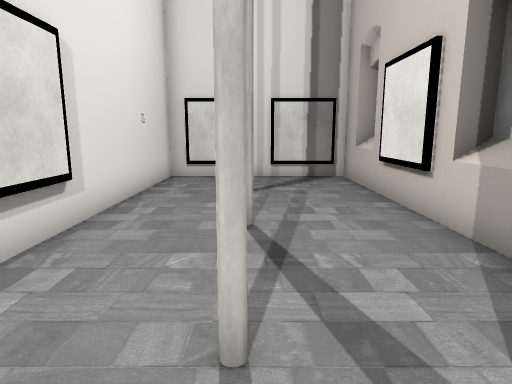
View 1 (above)

13 first-person views from a walk through a Unity game level. The camera is 1.5 m above the floor, tilts 10° down and sees 75° across. The floor is counted in squares, 1 m on a side. Each view is taken from the middle of a square. On the plan, view 1 faces up. The plan holds only what a view shows up to about 15 squares ahead; the rest is blank. The place goes on beyond the plan. The player character is not drawn. Some surface patterns are stand-ins.

View 2
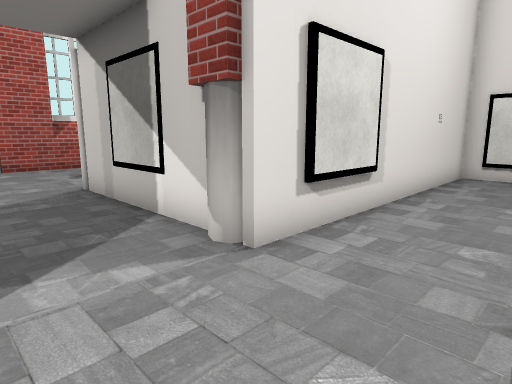

View 3
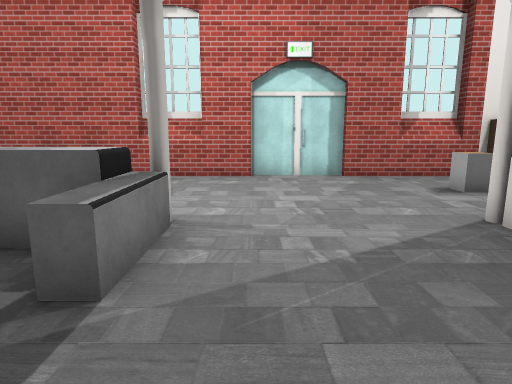

View 4
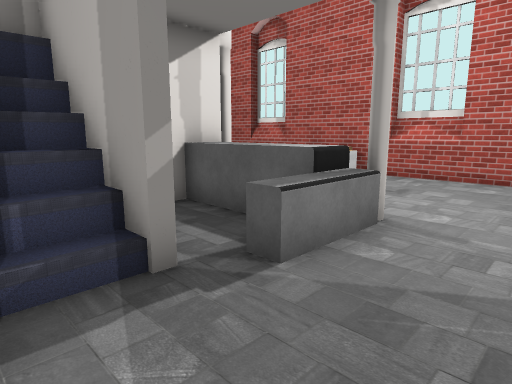

View 5
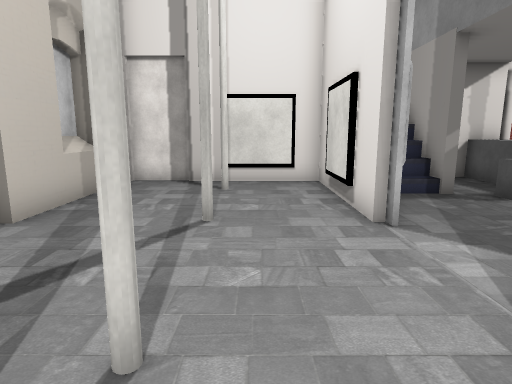

View 6
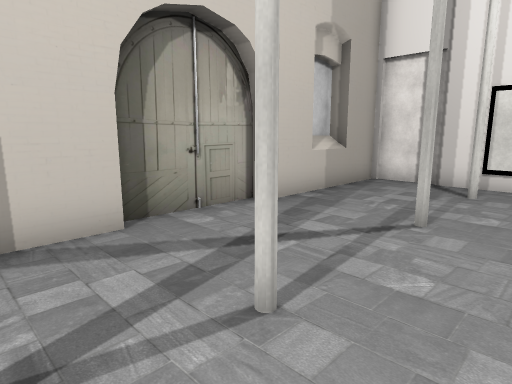

View 7
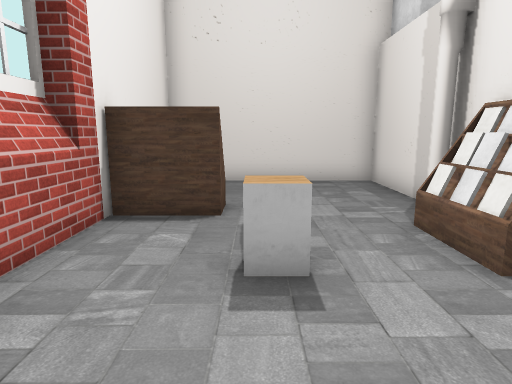

View 8
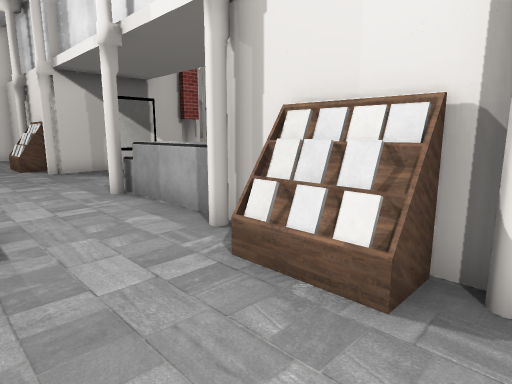

View 9
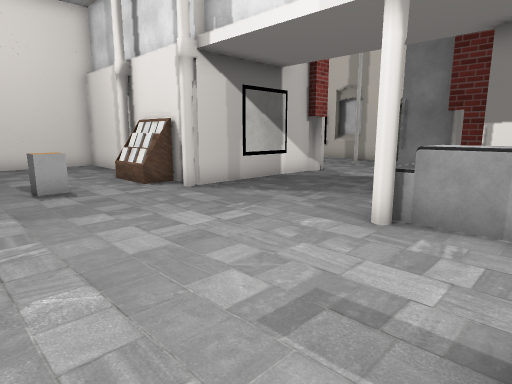

View 10
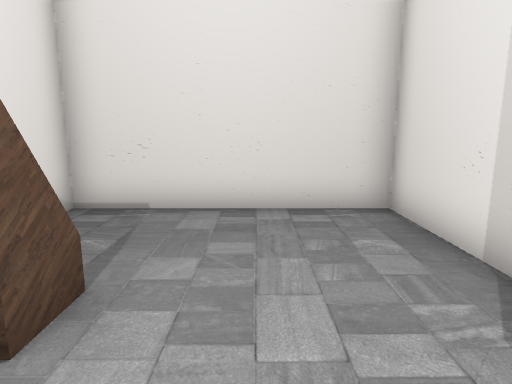

View 11
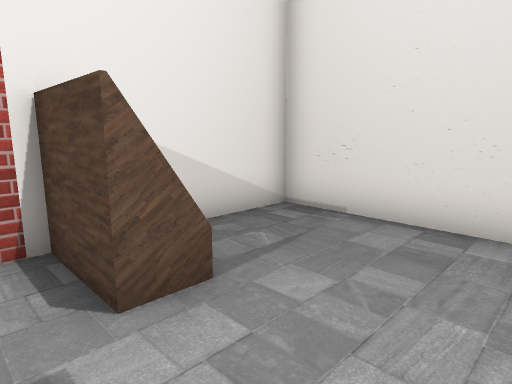

View 12
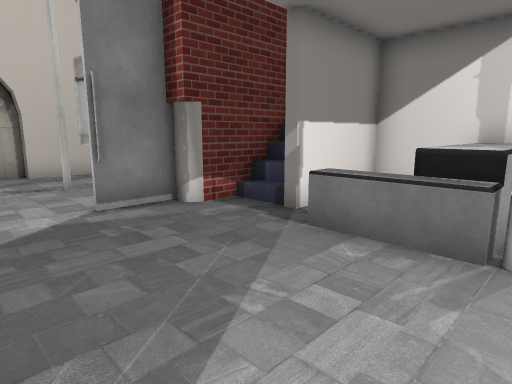

View 13
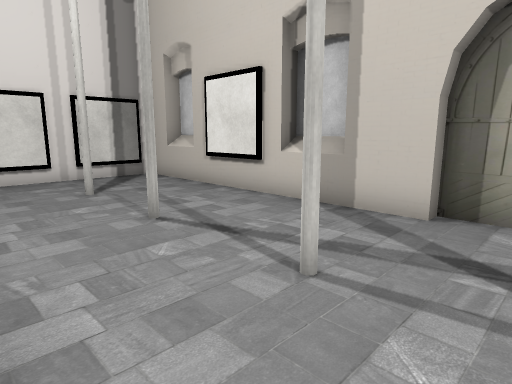

### Floor plan
Key: @ floor where view 1 was taken; # wall or solid block; . floor; = window, fence, low wall or low ledge; ^ raised ledge; P pillar; O other object.
Columns run from 16 left of view 1 to 4 right of it. Each row starts with its distance up from view 1.
 12              #######
 11 ########     #.....##
 10 #......#     #.....^#
  9 #......#     #..P..^
  8 #......#     #.....#
  7 O O....#     #.....#
  6 OOO...##     #.....#
  5 #.....O#     #..P..^#
  4 #..O..O#     #.....^#
  3 #..O..O#     #.....##
  2 #.....########..P..##
  1 #...................#
  0 #...............@...#
 -1 #...................#
 -2 #............#..P..##
 -3 #...........##.....##
 -4 #......^^^#.##.....^#
 -5 #......^^.#O##..P..##
 -6 #. O...^^.#O##.....#
 -7 #   ...^^.#=########
 -8 #  ...######
 -9 #  ...O#
-10 #  ...O#
-11 #   ..O#
-12    . ..

Where each view was taken, in squares from view 1:
view 1: 0 up, 0 right, facing up
view 2: 1 down, 0 right, facing up-left
view 3: 2 down, 4 left, facing left
view 4: 1 down, 4 left, facing down-left
view 5: 4 up, 1 left, facing down
view 6: 4 up, 2 left, facing down-right
view 7: 0 up, 13 left, facing up
view 8: 12 down, 13 left, facing up-right
view 9: 6 down, 15 left, facing up-right
view 10: 4 up, 12 left, facing up
view 11: 5 up, 11 left, facing up-left
view 12: 1 up, 10 left, facing down-right
view 13: 0 up, 3 left, facing up-right
